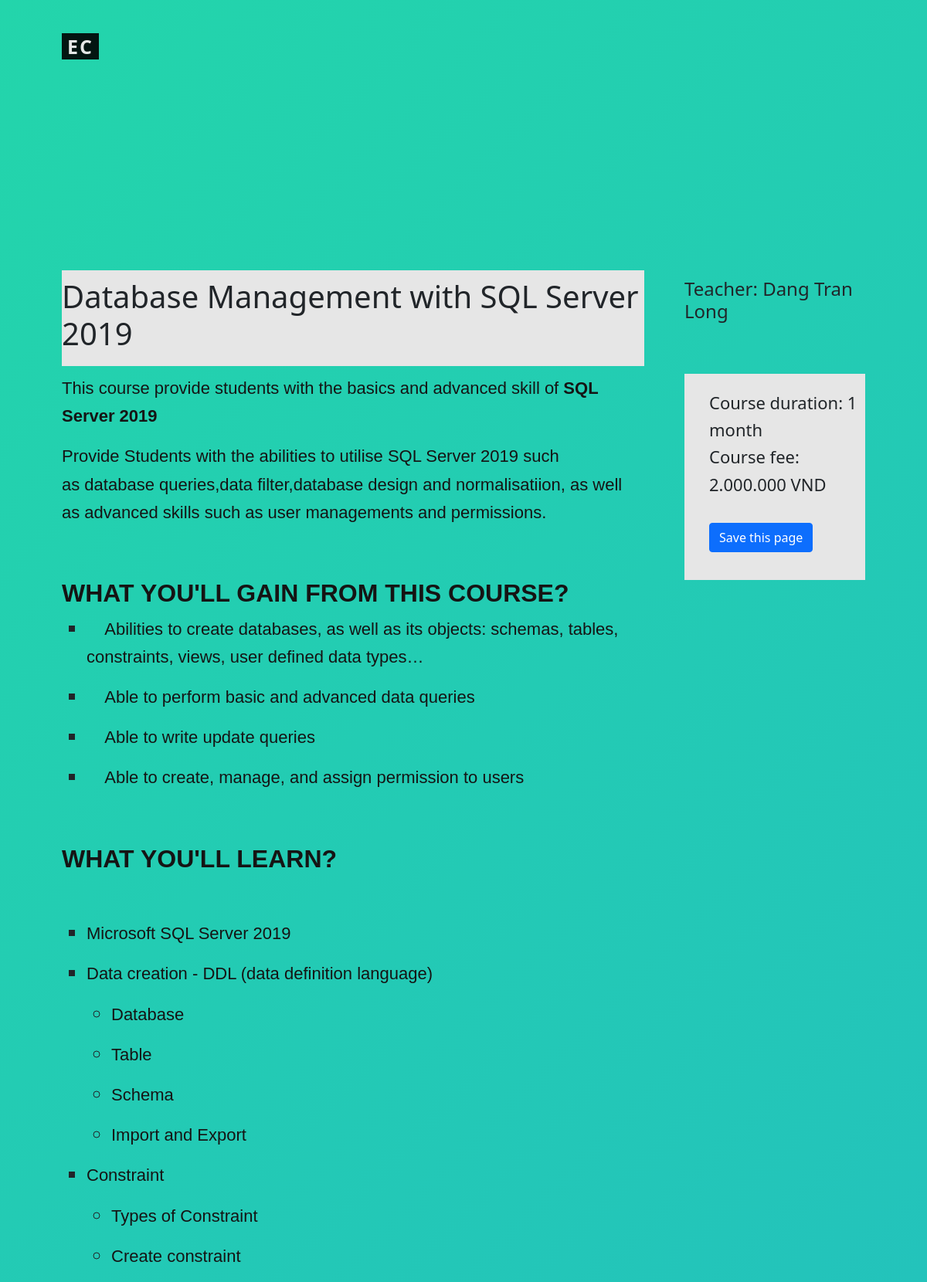
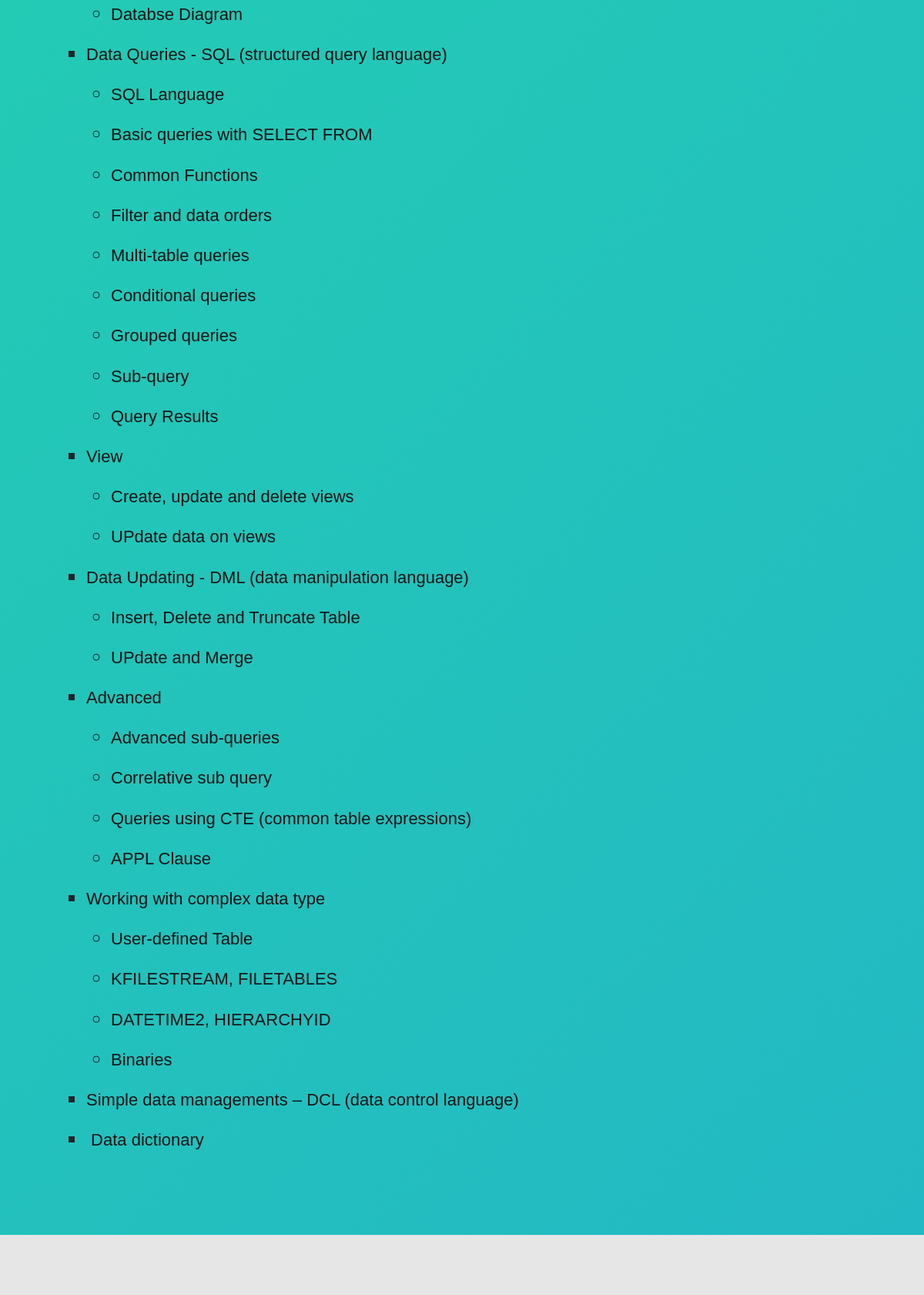
The app's page /courses?courseID=1 (upper part) with its own data (2 pictures, top to bottom).
### tables this page shows
CREATE TABLE `course` (
  `cID` int(2) NOT NULL,
  `catID` int(2) NOT NULL,
  `cName` varchar(250) NOT NULL,
  `tID` int(2) NOT NULL,
  `price` int(7) NOT NULL,
  `description` longtext NOT NULL,
  `duration` int(2) NOT NULL,
  `status` bit(1) NOT NULL
);

CREATE TABLE `teacher` (
  `tID` int(2) NOT NULL,
  `name` varchar(100) NOT NULL,
  `profession` varchar(250) NOT NULL,
  `photo` varchar(500) NOT NULL,
  `description` longtext NOT NULL
);

### controller/showinfo.php (called while the page is built, shortened)
<?php if (isset($_GET['courseID'])) : ?>
	<?php
	$id = $_GET['courseID'];
	$des = "select name,cName,price,a.description,a.price,a.duration from course a join teacher b on a.tID = b.tID where cID='$id'";
	$detail = mysqli_query($conn, $des);
	$d = mysqli_fetch_array($detail);
	?>
<?php endif; ?>

### courses/index.php (the view, shortened to what this page needs)
<?php include "../model/database.php" ?>
<?php include "../controller/showinfo.php" ?>
<!DOCTYPE html>
<html lang="en">
<head>
	<link rel="stylesheet" href="../assets/subsite/bootstrap/css/bootstrap.min.css">
	<link rel="stylesheet" href="../assets/subsite/fonts/ionicons.min.css">
	<link rel="stylesheet" href="../assets/subsite/css/Contact-Form-Clean.css">
	<link rel="stylesheet" href="../assets/subsite/css/Footer-Basic.css">
	<link rel="stylesheet" href="../assets/subsite/css/logo_tag1.css">
	<link rel="stylesheet" href="../assets/subsite/css/styles.css">
</head>
<body>
	<section class="site_wrap">
		<?php include "../layout/header.php" ?>
		<section class="content_academy_wrap">
			<div class="content_academy_inner">
				<header class="title_form">
					<div class="col_9 layer">
						<h1><?= $d['cName'] ?></h1>
					</div>
					<div class="col_3">
						<h4>Teacher: <?=$d['name']?></h4>
					</div>
					<section class="description_form">
						<div class="col_9">
							<?=$d['description']?>
						</div>
						<div class="col_3">
							<div class="list_lecturers">
								<ul class="top_list">
									<li>Course duration: <?= $d['duration'] ?> month</li>
									<li>Course fee: <?= number_format($d['price'], 0, ',', '.') ?> VND</li>
									<button onclick="window.print()" class="btn btn-primary" style="margin-top: 2rem;">Save this page</button>
								</ul>
							</div>
						</div>
					</section>
				</header>
			</div>
		</section>
		<section class="content_empty_wrap">
		</section>
	</section>
</body>
</html>

### assets/subsite/css/logo_tag1.css (style rules this page uses)
ul, li, div, p { font-weight: 500; line-height: 1.6; }
.content_academy_wrap { position: relative; padding: 200px 80px 80px 80px; width: 100%; display: block; }
.content_academy_inner { width: 100%; max-width: 1200px; margin: 0 auto; }
.title_form:after, .title_form:before { content: ''; display: table; clear: both; }
.col_9 { width: 72.5%; padding: 10px 0; display: block; float: left; margin-right: 5%; }
.col_3 { padding: 10px 0; width: 22.5%; float: left; display: block; }
.description_form:after, .description_form:before { content: ''; display: table; clear: both; }
.list_lecturers { background-color: #e6e6e6; padding: 20px 0; }
.layer { background-color: #e6e6e6; }
.top_list { list-style: none; }
.content_empty_wrap { position: relative; padding: 80px 80px 200px 80px; display: block; width: 100%; background-color: #e6e6e6; }
.site_wrap { background-image: linear-gradient(-45deg,#ee7752, #eb6e80, #23A6D5, #23D5AB); background-size: 400% 400%; position: relative; animation: change 10s ease-in-out infinite; }
body { font-size: 22px; }

### records on screen
course: cName "Database Management with SQL Server 2019", tID.name "Dang Tran Long", description "This course provide students with the basics and advanced skill of SQL Server 2019 Provide Students with the abilities to utilise SQL Server 2019 such as database queries,data filter,database design and normalisatiion, as well as advanced skills such as user managements and permissions. WHAT YOU'LL GAIN FROM THIS COURSE? Abilities to create databases, as well as its objects: schemas, tables, constraints, views, user defined data types… Able to perform basic and advanced data queries Able to write update queries Able to create, manage, and assign permission to users WHAT YOU'LL LEARN? Microsoft SQL Server 2019 Data creation - DDL (data definition language) Database Table Schema Import and…", duration "1", price "2.000.000"
